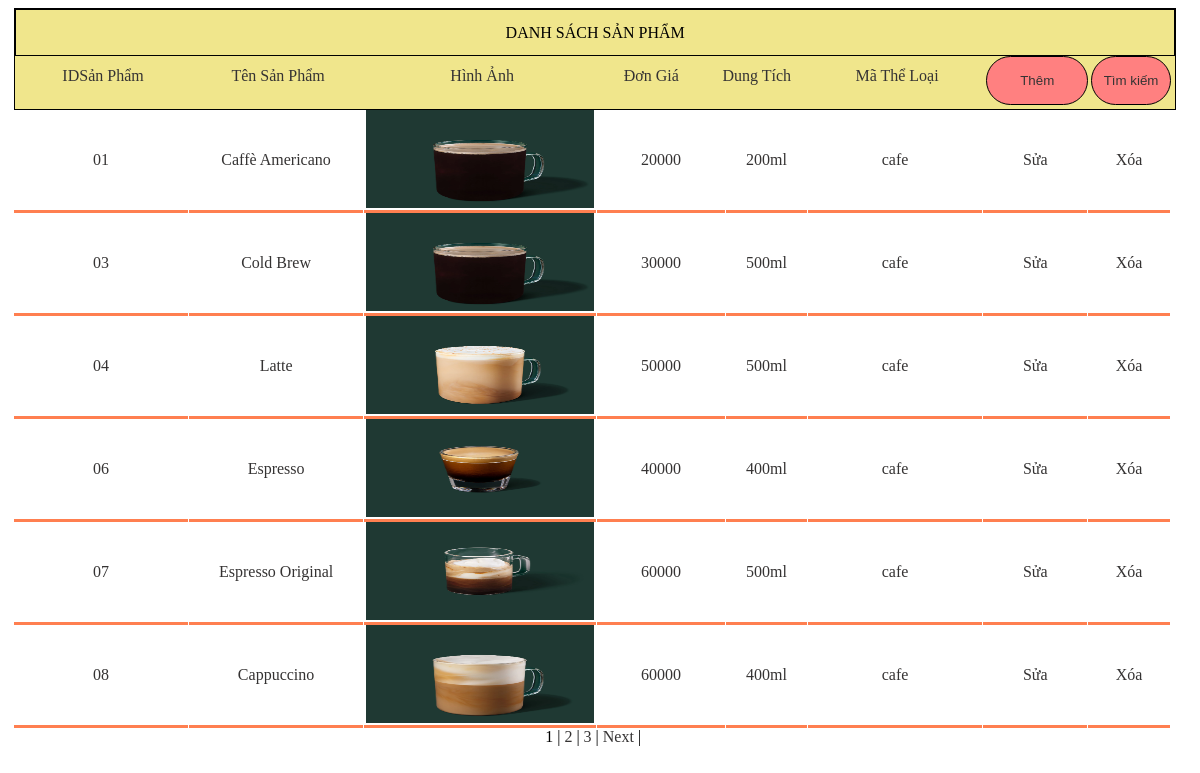
Page /nhom2/Admin/product/sanpham.php on the committed database.
### tables this page shows
CREATE TABLE `sanpham` (
  `masp` varchar(30) NOT NULL,
  `tensp` varchar(22) NOT NULL,
  `hinhanh` varchar(50) NOT NULL,
  `gia` double NOT NULL,
  `dungtich` varchar(22) NOT NULL,
  `matl` varchar(22) NOT NULL,
  `soluong` int(10) NOT NULL,
  `id` int(11) NOT NULL
);

### nhom2/Admin/product/phantrang.php (the view, shortened to what this page needs)
<?php
        $conn=mysqli_connect("localhost","root","","trasua");
        mysqli_query($conn,"SET NAMES,'utf8'");
        $current_page = isset($_GET['page']) ? $_GET['page'] : 1;
        $limit = 6;
        $start = ($current_page - 1) * $limit;
        $result = mysqli_query($conn, "SELECT * FROM sanpham  LIMIT $start, $limit");
        ?>
<div>
    <?php
            while ($row = mysqli_fetch_array($result)) {
                echo "<div class='table_dep4'style='height:100px;width:15%;border-bottom-style: solid;border-bottom-color: coral;'>".$row[0]."</div>";
                echo "<div class='table_dep4'style='height:100px;width:15%;border-bottom-style: solid;border-bottom-color: coral;'>".$row[1]."</div>";
                echo "<div class='table_dep4'style='height:100px;width:20%;border-bottom-style: solid;border-bottom-color: coral;'><img src='../".$row[2]."'style='width:98%; height:98%;' /></div>";
                echo "<div class='table_dep4'style='height:100px;width:11%;border-bottom-style: solid;border-bottom-color: coral;'>".$row[3]."</div>";
                echo "<div class='table_dep4'style='height:100px;width:7%;border-bottom-style: solid;border-bottom-color: coral;'>".$row[4]."</div>";
                echo "<div class='table_dep4'style='height:100px;width:15%;border-bottom-style: solid;border-bottom-color: coral;'>".$row[5]."</div>";
                echo "<div class='table_dep4'style='height:100px;width:9%;border-bottom-style: solid;border-bottom-color: coral;'><a href='index.php?act=ttsp&sua=".$row[0]."'> Sửa</a></div>";
                echo "<div class='table_dep4'style='height:100px;width:7%;border-bottom-style: solid;border-bottom-color: coral;'><a href='index.php?act=ttsp&xoa=".$row[0]."'onclick='return confirmDelete(this);'> Xóa</a></div>";
             }
            ?>
</div>

### nhom2/Admin/indexcss.css (style rules this page uses)
.table_dep4 { float: left; color:rgb(53, 51, 51); line-height:100px; text-align: center; margin-left: 1px; }
a { text-decoration: none; color:rgb(53, 51, 51); }

### rows in the picture
sanpham: masp "01", tensp "Caffè Americano", hinhanh (picture), gia "20000", dungtich "200ml", matl "cafe"
sanpham: masp "03", tensp "Cold Brew", hinhanh (picture), gia "30000", dungtich "500ml", matl "cafe"
sanpham: masp "04", tensp "Latte", hinhanh (picture), gia "50000", dungtich "500ml", matl "cafe"
sanpham: masp "06", tensp "Espresso", hinhanh (picture), gia "40000", dungtich "400ml", matl "cafe"
sanpham: masp "07", tensp "Espresso Original", hinhanh (picture), gia "60000", dungtich "500ml", matl "cafe"
sanpham: masp "08", tensp "Cappuccino", hinhanh (picture), gia "60000", dungtich "400ml", matl "cafe"
